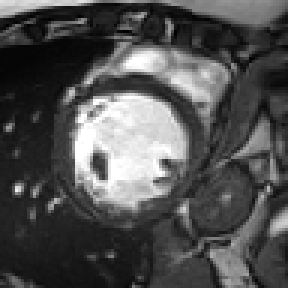
#> input picture data/train/image/cmr1.png, 96 x 96 px (shown 3 times larger); its folder holds only this picture in this run
$ python generate_new_samples.py
#> lines starting #> are read from the running program, lines starting #| are printed output that depends on the picture
import os
from glob import glob
from pathlib import Path

import cv2

root = './data/train'
generated_folder = './data/generated'
if __name__ == '__main__':

    Path(os.path.join(generated_folder, "image")).mkdir(parents=True, exist_ok=True)
    Path(os.path.join(generated_folder, "mask")).mkdir(parents=True, exist_ok=True)
    img_files = glob(os.path.join(root, 'image', '*.png'))
    mask_files = []
    for img_path in img_files:
        basename = os.path.basename(img_path)
        mask_files.append(os.path.join(root, 'mask', basename[:-4] + '_mask.png'))

    print("Generating images:")
    total_img = 4*len(img_files)
    for i in range(len(img_files)):
        img = cv2.imread(img_files[i], cv2.IMREAD_UNCHANGED)
#> img is the input picture: shape (96, 96); min 0, max 255, mean 80.4
        mask = cv2.imread(mask_files[i], cv2.IMREAD_UNCHANGED)
        cv2.imwrite(os.path.join(generated_folder, "image", 'gen' + str(i * 4) + '.png'), img)
        cv2.imwrite(os.path.join(generated_folder, "mask", 'gen' + str(i * 4) + '_mask.png'), mask)
        for j in range(3):
            print(str(i*4+j+2) + "/" + str(total_img))
            cv2.rotate(img, cv2.ROTATE_90_CLOCKWISE, img)
            cv2.rotate(mask, cv2.ROTATE_90_CLOCKWISE, mask)
            cv2.imwrite(os.path.join(generated_folder, "image", 'gen' + str(i * 4 + j + 1) + '.png'), img)
            cv2.imwrite(os.path.join(generated_folder, "mask", 'gen' + str(i * 4 + j + 1) + '_mask.png'), mask)
#> this loop made 3 passes
#> pass 1, `cv2.imwrite(os.path.join(generated_folder, "image", 'gen' + str(i * 4 ..`:
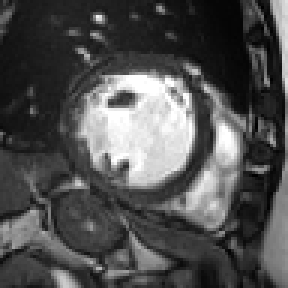
#> saved as gen1.png: shape (96, 96) (shown 3 times larger); min 0, max 255, mean 80.4
#> pass 2, `cv2.imwrite(os.path.join(generated_folder, "image", 'gen' + str(i * 4 ..`:
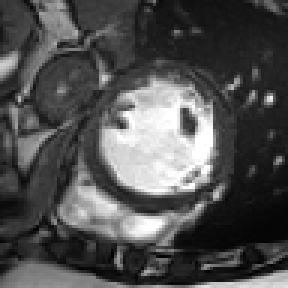
#> saved as gen2.png: shape (96, 96) (shown 3 times larger); min 0, max 255, mean 80.4
#> after the loop:
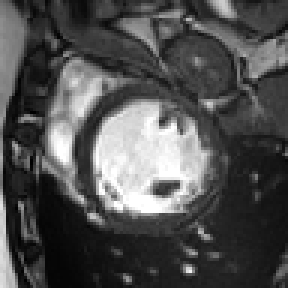
#> img: shape (96, 96) (shown 3 times larger); min 0, max 255, mean 80.4

$ run again, on data/train/image/cmr12.png
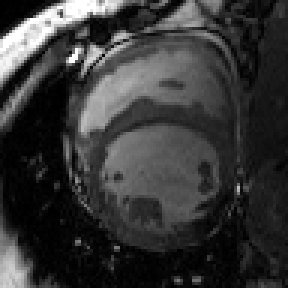
#> input picture data/train/image/cmr12.png, 96 x 96 px (shown 3 times larger)
#> img is the input picture: shape (96, 96); min 0, max 255, mean 54.7
#> the loop `for j in range(3):` made 3 passes
#> pass 1, `cv2.imwrite(os.path.join(generated_folder, "image", 'gen' + str(i * 4 ..`:
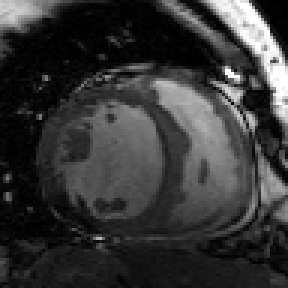
#> saved as gen1.png: shape (96, 96) (shown 3 times larger); min 0, max 255, mean 54.7
#> after the loop `for j in range(3):`:
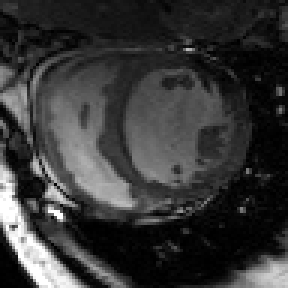
#> img: shape (96, 96) (shown 3 times larger); min 0, max 255, mean 54.7

$ run again, on data/train/image/cmr13.png
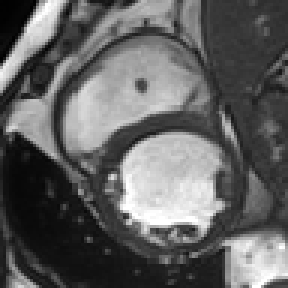
#> input picture data/train/image/cmr13.png, 96 x 96 px (shown 3 times larger)
#> img is the input picture: shape (96, 96); min 0, max 255, mean 97.4
#> the loop `for j in range(3):` made 3 passes
#> pass 1, `cv2.imwrite(os.path.join(generated_folder, "image", 'gen' + str(i * 4 ..`:
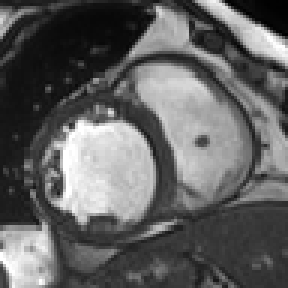
#> saved as gen1.png: shape (96, 96) (shown 3 times larger); min 0, max 255, mean 97.4
#> after the loop `for j in range(3):`:
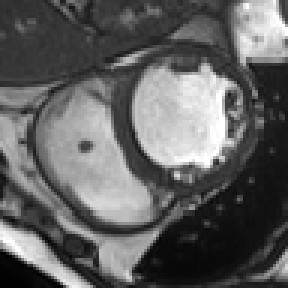
#> img: shape (96, 96) (shown 3 times larger); min 0, max 255, mean 97.4

$ run again, on data/train/image/cmr10.png
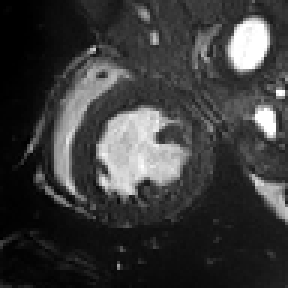
#> input picture data/train/image/cmr10.png, 96 x 96 px (shown 3 times larger)
#> img is the input picture: shape (96, 96); min 0, max 255, mean 58.7
#> the loop `for j in range(3):` made 3 passes
#> pass 1, `cv2.imwrite(os.path.join(generated_folder, "image", 'gen' + str(i * 4 ..`:
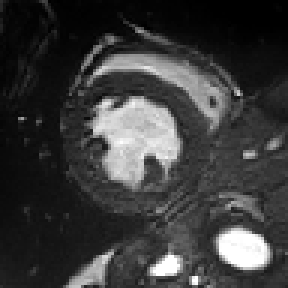
#> saved as gen1.png: shape (96, 96) (shown 3 times larger); min 0, max 255, mean 58.7
#> after the loop `for j in range(3):`:
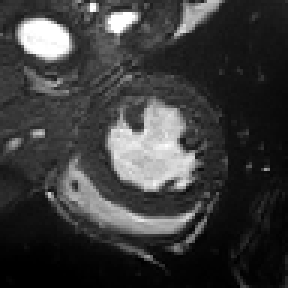
#> img: shape (96, 96) (shown 3 times larger); min 0, max 255, mean 58.7
